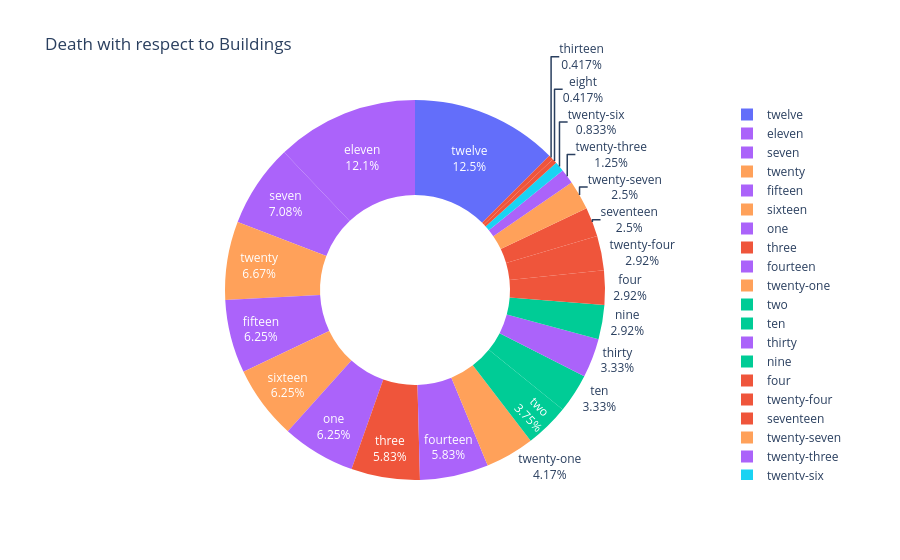

The notebook cell this image was saved under:
### Markdown cell above
b) Mention Building Number and Percentage on Pie Chart along with on Hover

### Code cell
fig.update_traces(hoverinfo="label+percent+name")

### Figure 1 — Plotly figure (JSON) as saved in the notebook; plotly's stock layout.template omitted (floating-point values rounded to 4 significant figures; data arrays with more than 128 entries replaced by an {"elided": "..."} marker saying what was removed)
{"data": [{"customdata": {"elided": "240x1 str values"}, "domain": {"x": [0, 1], "y": [0, 1]}, "hole": 0.5, "hoverinfo": "label+percent+name", "hovertemplate": "Bldg #=%{label}<br>Deaths=%{value}<br>Side=%{customdata[0]}<extra></extra>", "insidetextfont": {"color": "white"}, "labels": {"elided": "240 str values"}, "legendgroup": "", "marker": {"colors": {"elided": "240 str values"}}, "name": "", "showlegend": true, "textinfo": "label+percent", "type": "pie", "values": {"elided": "240 int values"}}], "layout": {"legend": {"tracegroupgap": 0}, "title": {"text": "Death with respect to Buildings"}}}
